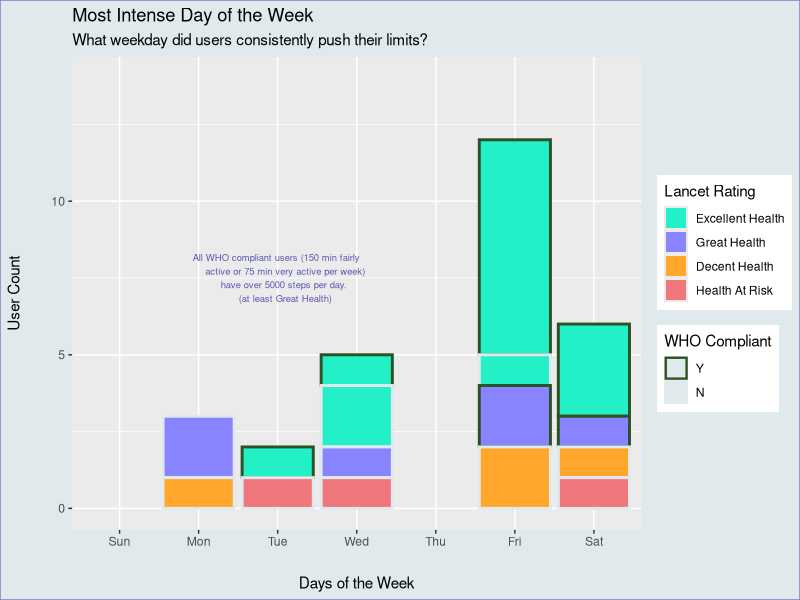

This chart was generated by the following R code:
# Install necessary packages
install.packages("ggplot2")
install.packages("readr")
install.packages("tidyverse")
library("readr")
library("ggplot2")
library("tidyverse")

# Boot up the same activity dataframe
day_bar <- readr::read_csv('user_activity_summary.csv') %>% 
  
  
# Create new variable for WHO compliance (Y / N)
  mutate(who_compliant = case_when(
    
    wk_avg_very_min >= 75 | wk_avg_fairly_min >= 150 ~ 'Y',
    TRUE ~ 'N'
      
    )
  ) %>% 
    
  


# Set up order of x axis to represent a calendar's day order
  mutate(heaviest_active_day = factor(heaviest_active_day,
                                  levels = c('Sun',
                                             'Mon',
                                             'Tue',
                                             'Wed',
                                             'Thu',
                                             'Fri',
                                             'Sat')),
# Set up order for health rating legend
   lancet_rating = factor(lancet_rating,
                                   levels = c('Excellent Health',
                                              'Great Health',
                                              'Decent Health',
                                              'Health At Risk')),


# Set up order for WHO compliance legend
  who_compliant = factor(who_compliant,
                         levels = c('Y', 'N'))) %>% 
  
  
# Filter out the "No Heavy Activity" from heaviest_active_day data
# Use !is.na() to get rows where it is NOT True that data is missing
  filter(!is.na(heaviest_active_day))
         
# Use !is.na() to get rows where it is NOT True that data is missing
  #        !is.na(heaviest_active_day)) %>% 
  # droplevels()


# Create bar viz for most active day across all 35 users in Mar~Apr 2016
ggplot(data = day_bar)+
  geom_bar(mapping = aes(x = heaviest_active_day,
                         fill = lancet_rating,
                         color = who_compliant),
           linewidth = 1)+
  
  
# Add the 0 values like Sunday and Thursday in the x axis
  scale_x_discrete(drop = FALSE)+

  
# Set up maximum limit for the bar viz
  ylim(0,14)+
  
# Order Lancet Rating legend and set colors
  scale_fill_manual(
    name = "Lancet Rating",
    
# Add breaks to ensure order does not get randomly alphabetized    
    breaks = c('Excellent Health', 
               'Great Health', 'Decent Health', 'Health At Risk'),
    
    values = c('Excellent Health' = '#23F0C7', 
               'Great Health' = '#8884FF',
               'Decent Health' = '#FFA62B', 
               'Health At Risk' = '#EF767A'))+
  

# Setup border colors to represent Yes or No for World Health Compliance  
  scale_color_manual(
    name = 'WHO Compliant',
# Add breaks to ensure order does not get randomly alphabetized    
    breaks = c('Y',
               'N'),

    values = c('Y' = '#2A5225',
               'N' = '#E0EAED'))+
    
 
# Fix the legend for border color make it easier to see
  guides(color = guide_legend(
    override.aes = list(
      fill = '#E0EAED',
      linewidth = .8
      )
  ))+
  
  scale_linewidth_manual(
    guide = 'none'
  )+

# Add space for the axis titles
  theme(
    axis.title.y = element_text(
      margin = margin(t = 0, r = 20, b = 0, l = 0)),
    axis.title.x = element_text(
      margin = margin(t = 20, r = 0, b = 0, l = 0)),
    
# Add color to outside of the grid
    plot.background = element_rect(
      color = '#7D7ABC', fill = '#E0EAED'),
  )+
  
# Add labels for Viz Title and Axis Titles
  labs(
    title = 'Most Intense Day of the Week', 
    subtitle = 'What weekday did users consistently push their limits?',
    x = 'Days of the Week',
    y = 'User Count'
    
  )+
  
  annotate('text', x = 'Tue', y = 7.5,
     label = 'All WHO compliant users (150 min fairly 
     active or 75 min very active per week)
     have over 5000 steps per day. 
     (at least Great Health)',
     fontface = 'plain', size = 2.4, color = '#5B58B2')
     
     
     
     
     
     
     
